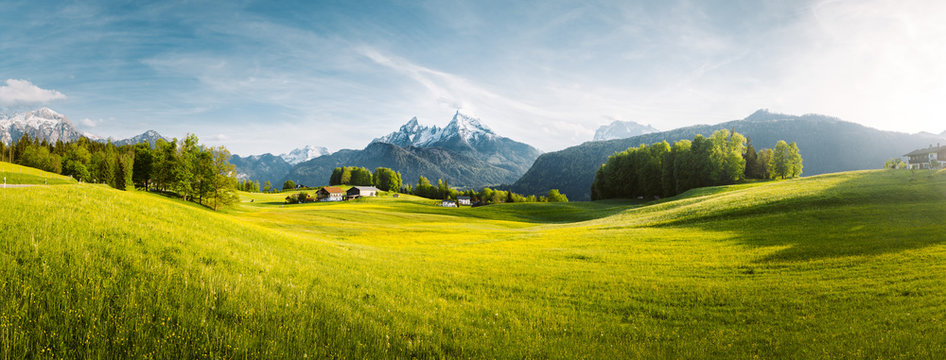
%> input picture Experiment-5/D_W_T_Test_Image.jpg, 946 x 360 px
$ octave Samar_Patel_D_W_T.m   (GNU Octave 9; MATLAB toolbox functions it lacks are replaced by stand-ins)
%> lines starting %> are read from the running program, lines starting %| are printed output that depends on the picture
% Created on 20/03/25
% Created by Samar Patel, BT22ECE075
% Discrete Wavelet Transform

clear all;
close all;
clc;

% Read the image using file selection dialog
[fileName, filePath] = uigetfile('*.*', 'Select a File');
%> the answer given: D_W_T_Test_Image.jpg

if fileName == 0
    disp('No file selected. Exiting.');
    return;
end

img_color = imread(fullfile(filePath, fileName));
%> img_color is the input picture: size 360x946x3 uint8; mean R, G, B 148.6, 157.1, 101.1

% Convert to grayscale for DWT processing
img_gray = rgb2gray(img_color);
img_gray = double(img_gray); % Convert to double precision
%> img_gray: size 360x946 double

% Define Haar wavelet filters
LPF = [1/sqrt(2), 1/sqrt(2)]; % Low-pass filter
HPF = [-1/sqrt(2), 1/sqrt(2)]; % High-pass filter

% Row-wise Convolution and Downsampling
low_rows = conv2(img_gray, LPF, 'same'); % Low-pass
high_rows = conv2(img_gray, HPF, 'same'); % High-pass
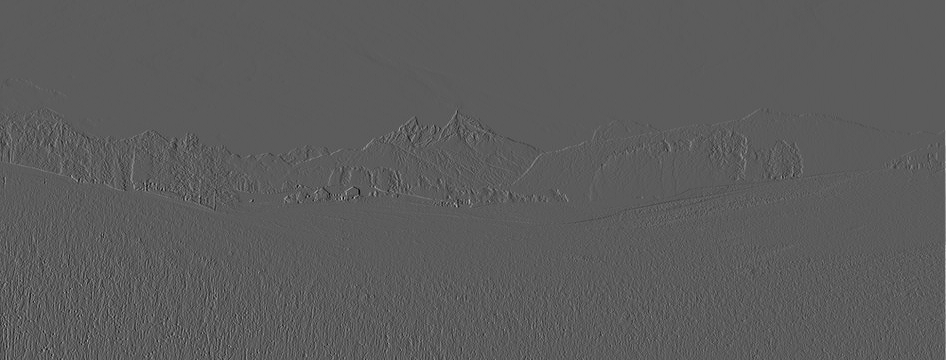
%> high_rows: size 360x946 double; min -101.8, max 180.3, mean 0.1; drawn with min black and max white

low_rows_ds = low_rows(:, 1:2:end); % Downsample columns
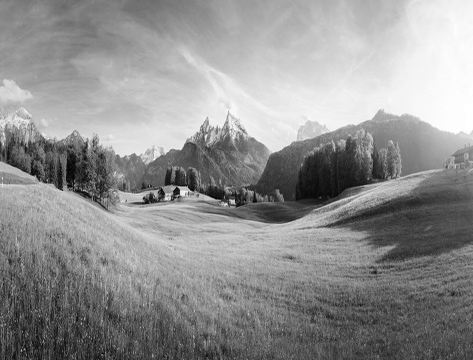
%> low_rows_ds: size 360x473 double; min 11.31, max 360.6, mean 209.6; drawn with min black and max white
high_rows_ds = high_rows(:, 1:2:end); % Downsample columns
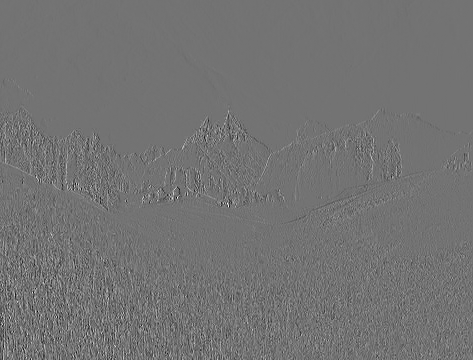
%> high_rows_ds: size 360x473 double; min -89.1, max 108.2, mean 0; drawn with min black and max white

% Column-wise Convolution and Downsampling
LL = conv2(low_rows_ds, LPF', 'same'); % Approximation
LH = conv2(low_rows_ds, HPF', 'same'); % Horizontal details
HL = conv2(high_rows_ds, LPF', 'same'); % Vertical details
HH = conv2(high_rows_ds, HPF', 'same'); % Diagonal details

LL = LL(1:2:end, :); % Downsample rows
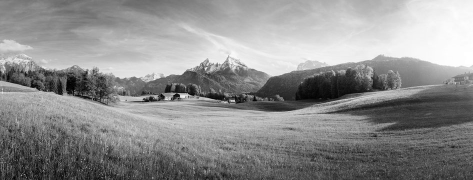
%> LL: size 180x473 double; min 28, max 510, mean 296.4; drawn with min black and max white
LH = LH(1:2:end, :); % Downsample rows
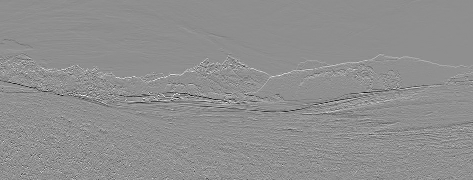
%> LH: size 180x473 double; min -138, max 107.5, mean 0.2; drawn with min black and max white
HL = HL(1:2:end, :); % Downsample rows
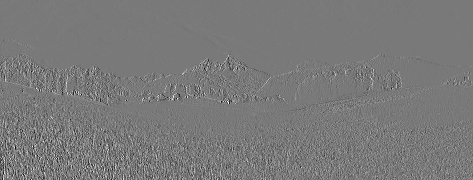
%> HL: size 180x473 double; min -96.5, max 105.5, mean -0.1; drawn with min black and max white
HH = HH(1:2:end, :); % Downsample rows
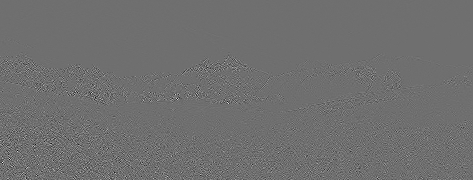
%> HH: size 180x473 double; min -63, max 81, mean 0; drawn with min black and max white

% Display
figure;
subplot(2,3,1); imshow(img_color); title('Original Image (Color)');
subplot(2,3,2); imshow(img_gray, []); title('Grayscale Image');
subplot(2,3,3); imshow(LL, []); title('LL (Approximation)');
subplot(2,3,4); imshow(LH, []); title('LH (Horizontal)');
subplot(2,3,5); imshow(HL, []); title('HL (Vertical)');
subplot(2,3,6); imshow(HH, []); title('HH (Diagonal)');
